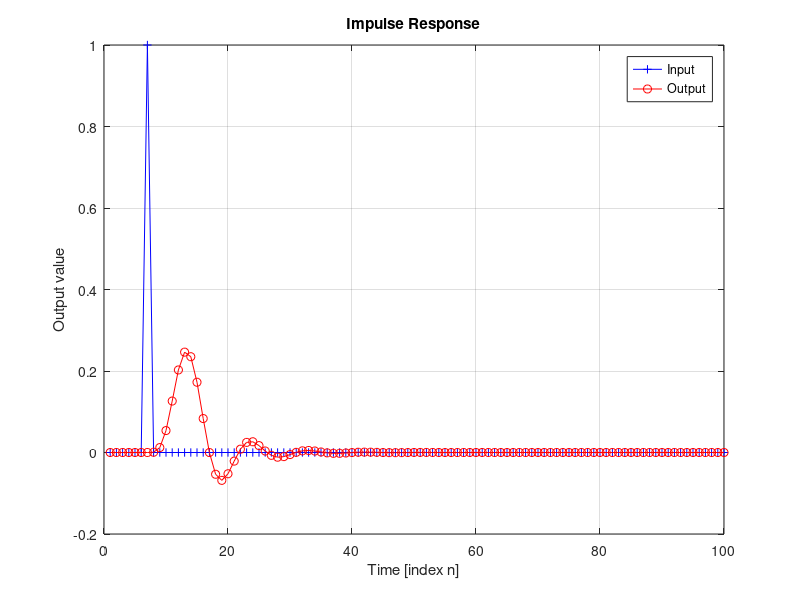
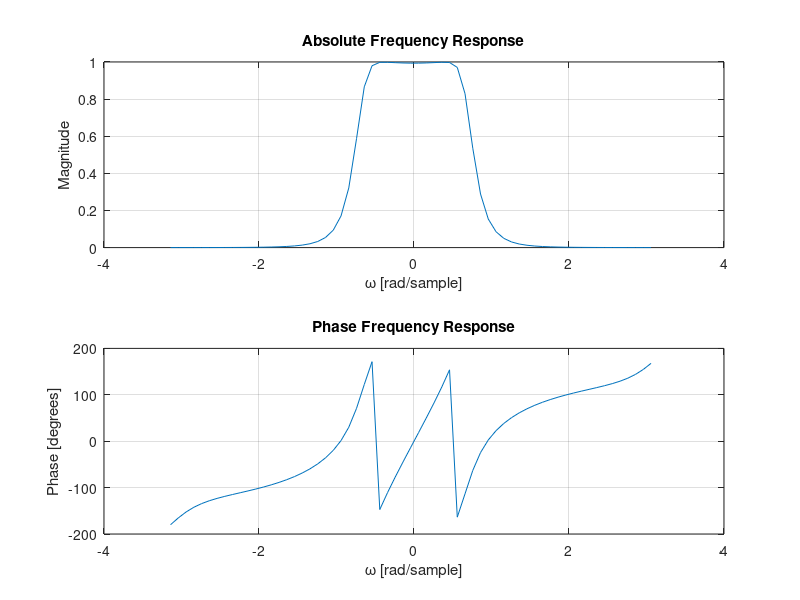

Write the MATLAB code that produced these figures, in order.
clear; close all; clc;  %% clear all

N = 100;  % sequence length of the input

A = [1, -3.3635, 5.0685, -4.2759, 2.1067, -0.5707, 0.0661]; % denominator coefficients
B =  [0, 0.0006, 0.0101, 0.0161, 0.0041, 0.0001, 0];      % nominator coefficients

%x = sin(pi/4*(0:N-1));  % sinusoidal input
x = zeros(1,N); x(7)=1;  % Impulse input
y = zeros(1,N); 
for n = 7:N   % computation of the output using difference equation
    y(n) = B(1)*x(n) + B(2)*x(n-1) + B(3)*x(n-2) + B(4)*x(n-3) + B(5)*x(n-4) + B(6)*x(n-5)...
        -A(2)*y(n-1) - A(3)*y(n-2) - A(4)*y(n-3) - A(5)*y(n-4) - A(6)*y(n-5) - A(7)*y(n-6);
end

figure
plot((1:N),x,'b-+',(1:N),y,'r-o')
grid
legend('Input','Output')
xlabel('Time [index n]')
ylabel('Output value')
title('Impulse Response')

%freq response
j = 0;
omega1 = -pi:.1:pi; % frequency range
H = zeros(size(omega1));
for omega = omega1
    j = j + 1;
    H(j) = (exp(1i*omega*(0:6))*B')/(exp(1i*omega*(0:6))*A');
end

figure
subplot(211)
plot(omega1,abs(H))
grid
xlabel('\omega [rad/sample]')
title('Absolute Frequency Response')
ylabel('Magnitude')

subplot(212)
plot(omega1,angle(H)*180/pi)
grid
xlabel('\omega [rad/sample]')
title('Phase Frequency Response')
ylabel('Phase [degrees]')